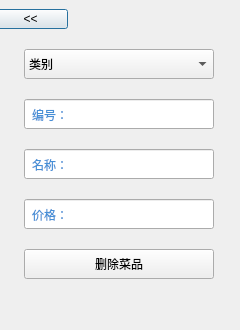
<?xml version="1.0" encoding="UTF-8"?>
<ui version="4.0">
 <class>ad_deletemenu_Dialog</class>
 <widget class="QDialog" name="ad_deletemenu_Dialog">
  <property name="geometry">
   <rect>
    <x>0</x>
    <y>0</y>
    <width>240</width>
    <height>330</height>
   </rect>
  </property>
  <property name="windowTitle">
   <string>删除菜品</string>
  </property>
  <widget class="QPushButton" name="back_pushButton">
   <property name="geometry">
    <rect>
     <x>-7</x>
     <y>9</y>
     <width>75</width>
     <height>20</height>
    </rect>
   </property>
   <property name="minimumSize">
    <size>
     <width>0</width>
     <height>20</height>
    </size>
   </property>
   <property name="maximumSize">
    <size>
     <width>75</width>
     <height>20</height>
    </size>
   </property>
   <property name="text">
    <string>&lt;&lt;</string>
   </property>
  </widget>
  <widget class="QLabel" name="label_2">
   <property name="geometry">
    <rect>
     <x>30</x>
     <y>105</y>
     <width>40</width>
     <height>20</height>
    </rect>
   </property>
   <property name="minimumSize">
    <size>
     <width>40</width>
     <height>20</height>
    </size>
   </property>
   <property name="styleSheet">
    <string notr="true">color: rgb(71, 143, 214);</string>
   </property>
   <property name="text">
    <string>编号：</string>
   </property>
   <property name="alignment">
    <set>Qt::AlignCenter</set>
   </property>
  </widget>
  <widget class="QLabel" name="label_3">
   <property name="geometry">
    <rect>
     <x>30</x>
     <y>155</y>
     <width>40</width>
     <height>20</height>
    </rect>
   </property>
   <property name="minimumSize">
    <size>
     <width>40</width>
     <height>20</height>
    </size>
   </property>
   <property name="styleSheet">
    <string notr="true">color: rgb(71, 143, 214);</string>
   </property>
   <property name="text">
    <string>名称：</string>
   </property>
   <property name="alignment">
    <set>Qt::AlignCenter</set>
   </property>
  </widget>
  <widget class="QLabel" name="label_6">
   <property name="geometry">
    <rect>
     <x>30</x>
     <y>205</y>
     <width>40</width>
     <height>20</height>
    </rect>
   </property>
   <property name="minimumSize">
    <size>
     <width>40</width>
     <height>20</height>
    </size>
   </property>
   <property name="styleSheet">
    <string notr="true">color: rgb(71, 143, 214);</string>
   </property>
   <property name="text">
    <string>价格：</string>
   </property>
   <property name="alignment">
    <set>Qt::AlignCenter</set>
   </property>
  </widget>
  <widget class="QWidget" name="layoutWidget">
   <property name="geometry">
    <rect>
     <x>24</x>
     <y>49</y>
     <width>192</width>
     <height>232</height>
    </rect>
   </property>
   <layout class="QVBoxLayout" name="verticalLayout">
    <property name="spacing">
     <number>20</number>
    </property>
    <item>
     <widget class="QComboBox" name="comboBox">
      <property name="minimumSize">
       <size>
        <width>190</width>
        <height>30</height>
       </size>
      </property>
      <property name="maximumSize">
       <size>
        <width>190</width>
        <height>30</height>
       </size>
      </property>
      <item>
       <property name="text">
        <string>类别</string>
       </property>
      </item>
      <item>
       <property name="text">
        <string>Cold Dish</string>
       </property>
      </item>
      <item>
       <property name="text">
        <string>Main Course</string>
       </property>
      </item>
      <item>
       <property name="text">
        <string>Soup</string>
       </property>
      </item>
     </widget>
    </item>
    <item>
     <widget class="QLineEdit" name="id_lineEdit">
      <property name="minimumSize">
       <size>
        <width>190</width>
        <height>30</height>
       </size>
      </property>
      <property name="maximumSize">
       <size>
        <width>190</width>
        <height>30</height>
       </size>
      </property>
      <property name="text">
       <string/>
      </property>
      <property name="alignment">
       <set>Qt::AlignCenter</set>
      </property>
     </widget>
    </item>
    <item>
     <widget class="QLineEdit" name="name_lineEdit">
      <property name="minimumSize">
       <size>
        <width>190</width>
        <height>30</height>
       </size>
      </property>
      <property name="maximumSize">
       <size>
        <width>190</width>
        <height>30</height>
       </size>
      </property>
      <property name="alignment">
       <set>Qt::AlignCenter</set>
      </property>
     </widget>
    </item>
    <item>
     <widget class="QLineEdit" name="price_lineEdit">
      <property name="minimumSize">
       <size>
        <width>190</width>
        <height>30</height>
       </size>
      </property>
      <property name="maximumSize">
       <size>
        <width>190</width>
        <height>30</height>
       </size>
      </property>
      <property name="alignment">
       <set>Qt::AlignCenter</set>
      </property>
     </widget>
    </item>
    <item>
     <widget class="QPushButton" name="delete_pushButton">
      <property name="minimumSize">
       <size>
        <width>190</width>
        <height>30</height>
       </size>
      </property>
      <property name="maximumSize">
       <size>
        <width>190</width>
        <height>30</height>
       </size>
      </property>
      <property name="text">
       <string>删除菜品</string>
      </property>
     </widget>
    </item>
   </layout>
  </widget>
  <zorder>layoutWidget</zorder>
  <zorder>back_pushButton</zorder>
  <zorder>label_2</zorder>
  <zorder>label_3</zorder>
  <zorder>label_6</zorder>
 </widget>
 <resources/>
 <connections/>
</ui>
